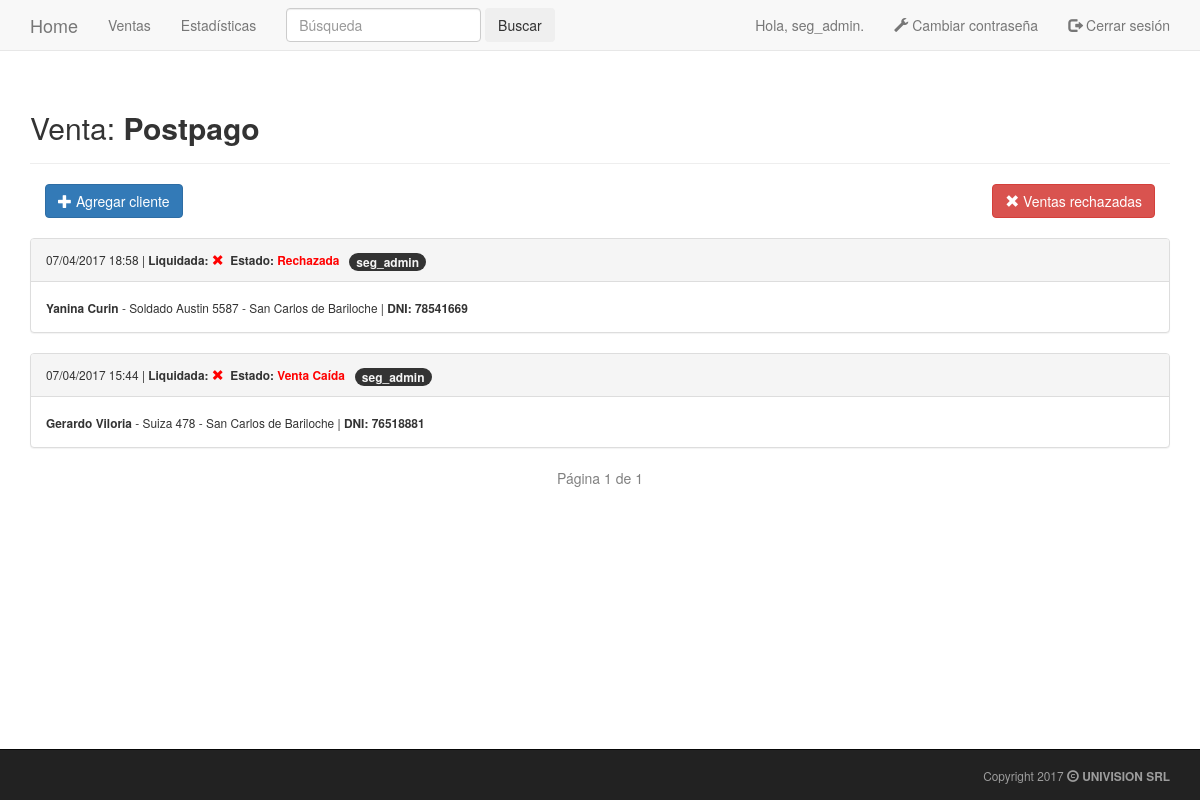
The app's page /venta_caida/2/ (signed in) with its own data.
### seguimientos/models.py (models this page shows, shortened)
class Venta(models.Model):
    text = models.CharField(max_length=100)
    date_added = models.DateTimeField(auto_now_add=True)
    description = models.CharField(max_length=200)
    owner = models.ForeignKey(User)
    def __str__(self):
        return self.text

class VentaNueva(models.Model):
    venta = models.ForeignKey(Venta)
    date_added = models.DateTimeField(auto_now_add=True)
    client = models.IntegerField(unique=True)
    name = models.CharField(max_length=40)
    surname = models.CharField(max_length=50)
    address = models.CharField(max_length=100)
    location = models.CharField(max_length=100)
    PREPAGO = 2
    PLATA = 3
    ORO = 4
    OROHD = 5
    HDPLUS = 10
    PLATINO = 10
    NEXUS = 10
    SERVICE_CHOICES = (
        (PREPAGO, 'Prepago'),
        (PLATA, 'Plata'),
        (ORO, 'Oro'),
        (OROHD, 'Oro HD'),
        (HDPLUS, 'Oro HD Plus'),
        (PLATINO, 'Platino'),
        (NEXUS, 'Nexus'),
    )
    service = models.IntegerField(choices=SERVICE_CHOICES, default=OROHD)
    payment = models.IntegerField(choices=((0, 'TC'), (1, 'Efectivo')), default=0)
    cash_amount = models.IntegerField(default=0)
    mix_amount = models.IntegerField(choices=((0, '0'), (1, '1'), (2, '2'), (3, '3'), (4, '4')), default=0)
    only_amount = models.IntegerField(choices=((0, '0'), (1, '1'), (2, '2'), (3, '3'), (4, '4')), default=0)
    hd_amount = models.IntegerField(choices=((0, '0'), (1, '1')), default=0)
    owner = models.ForeignKey(User)
    paid = models.NullBooleanField()
    payoff = models.BooleanField(default=False)
    sds = models.IntegerField(default=0)
    payoff_date = models.DateTimeField(auto_now=True)
    reason = models.CharField(max_length=100)
    FI = 'Finalizada'
    VC = 'Venta Caída'
    RE = 'Rechazada'
    PR = 'Prospect'
    PE = 'Pendiente'
    STATUS_CHOICES = (
        (FI, 'Finalizada'),
        (VC, 'Venta Caída'),
        (RE, 'Rechazada'),
        (PR, 'Prospect'),
        (PE, 'Pendiente'),
    )
    status = models.CharField(choices=STATUS_CHOICES, max_length=12, default=FI)
    class Meta:
        verbose_name_plural = 'ventas nuevas'

### seguimientos/views.py (the view)
# urls.py: url( r'^venta_caida/(?P<venta_id>\d+)/$', views.venta_caida , name='venta_caida' ) ,
@login_required
def venta_caida(request, venta_id):
    venta = get_object_or_404(Venta, id=venta_id)
    try:
        if request.user.groups.filter( name='Liquidaciones' ).exists():
            paginator = Paginator( venta.ventanueva_set.order_by( 'payoff' , '-date_added' ).exclude(status='Finalizada') , 25 )
            page = request.GET.get( 'page' )
            ventas_nuevas = paginator.page( page )
        else:
            paginator = Paginator( venta.ventanueva_set.order_by( 'payoff' , '-date_added' ).filter( owner=request.user ).exclude(status='Finalizada') , 25 )
            page = request.GET.get( 'page' )
            ventas_nuevas = paginator.page( page )
    except PageNotAnInteger:
        ventas_nuevas = paginator.page( 1 )
    except EmptyPage:
        ventas_nuevas = paginator.page( paginator.num_pages )
    context = {'venta': venta, 'venta_caida': venta_caida, 'ventas_nuevas': ventas_nuevas}
    return render(request, 'seguimientos/venta_caida.html', context)

### seguimientos/templatetags/new_filters.py (called while the page is built)
@register.filter( name='has_group' )
def has_group(user , group_name):
    return user.groups.filter( name=group_name ).exists()

### seguimientos/templates/seguimientos/venta_caida.html (shortened to what this page needs)
{% extends 'seguimientos/base.html' %}
{% load new_filters %}
{% block header %}
    <h2>Venta: <b>{{ venta }}</b></h2>
{% endblock header %}
{% block content %}
		<div class="container-fluid">
			<a href="{% url 'seguimientos:venta_caida' venta.id %}" class="btn btn-danger pull-right">
				<span class="glyphicon glyphicon-remove"></span> Ventas rechazadas</a>
	{% if request.user|has_group:"Liquidaciones" %}
        </div></br>
	{% else %}
			<a href="{% url 'seguimientos:venta_nueva' venta.id %}" class="btn btn-primary">
				<span class="glyphicon glyphicon-plus"></span> Agregar cliente</a>
        </div></br>
	{% endif %}
	{% for venta_nueva in ventas_nuevas %}
		<div class="panel panel-default">
			<div class="panel-heading">
				<small>
					{{ venta_nueva.date_added|date:'d/m/Y H:i' }}  |
					<b>
					Liquidada: {% if venta_nueva.payoff == False %}
						<span style="color:red" class="glyphicon glyphicon-remove"></span>
					{% else %}
						<span style="color:green" class="glyphicon glyphicon-ok"></span>
					{% endif %}
					&nbsp;Estado: {% if venta_nueva.status == 'Rechazada' or venta_nueva.status == 'Venta Caída' or venta_nueva.status == 'Prospect' %}
						<span style="color:red">{{ venta_nueva.status }}</span>
					{% else %}
						<span style="color:green">{{ venta_nueva.status }}</span>
					{% endif %}
					</b>&nbsp;
					<span class="badge">{{ venta_nueva.owner }}</span>
				</small>
			</div>
			<div class="panel-body">
				<small>
				<b>{{ venta_nueva.name }} {{ venta_nueva.surname }}</b> -
				{{ venta_nueva.address }} - {{ venta_nueva.location }} |
				<strong>DNI: {{ venta_nueva.client }}</strong>
				</small>
			</div>
        </div>
	{% empty %}
		No tienes ventas en esta categoría.
	{% endfor %}
        <ul class="pager">
            <span class="current" style="color:grey">
                Página {{ ventas_nuevas.number }} de {{ ventas_nuevas.paginator.num_pages }}
            </span>
        </ul>
{% endblock content %}

### seguimientos/templates/seguimientos/base.html (shortened to what this page needs)
{% load bootstrap3 %}
{% load staticfiles %}
{% load new_filters %}
<!DOCTYPE html>
<html lang="es">
	<head>
		{% bootstrap_css %}
        <link href="https://gitcdn.github.io/bootstrap-toggle/2.2.2/css/bootstrap-toggle.min.css" rel="stylesheet">
	</head>
	<body>
		<nav class="navbar navbar-default navbar-static-top">
			<div class="container">
				<div class="navbar-header">
					<a class="navbar-brand" href="{% url 'seguimientos:index' %}">Home</a>
				</div>
				<div id="navbar" class="navbar-collapse collapse">
					<ul class="nav navbar-nav">
						<li><a href="{% url 'seguimientos:ventas' %}">Ventas</a></li>
					</ul>
					<ul class="nav navbar-nav">
						<li><a href="{% url 'seguimientos:stats' %}">Estadísticas</a></li>
					</ul>
					<form class="navbar-form navbar-left" action="{% url 'watson:search' %}">
    				  <div class="form-group">
    				    <input type="text" class="form-control" placeholder="Búsqueda" name="q" value="{{request.GET.q}}">
    				  </div>
    				  <button type="submit" class="btn btn-basic">Buscar</button>
    				</form>
					<ul class="nav navbar-nav navbar-right">
						{% if user.is_authenticated %}
							<li><a>Hola, {{ user.username }}.</a></li>
                            <li><a href="{% url 'usuarios:password_change' %}">
                                <span class="glyphicon glyphicon-wrench"></span> Cambiar contraseña</a></li>
							<li><a href="{% url 'usuarios:logout' %}">
								<span class="glyphicon glyphicon-log-out"></span> Cerrar sesión</a>
							</li>
						{% else %}
							<li><a href="{% url 'usuarios:login' %}">
								<span class="glyphicon glyphicon-log-in"></span> Iniciar sesión</a>
							</li>
						{% endif %}
					</ul>
				</div>
			</div>
		</nav>
		<div class="container">
			<div class="page-header">
				{% block header %}{% endblock header %}
			</div>
			<div>
				{% block content %}{% endblock content %}
			</div>
		</div>
	</body>
	<footer>
		<div class= "navbar navbar-inner navbar-inverse navbar-fixed-bottom">
			<div class="container-fluid navbar-text pull-right">
                <small>
					{% now "Y" as current_year %}
					Copyright {{ current_year }}
					<span class="glyphicon glyphicon-copyright-mark"></span><b> UNIVISION SRL</b>
                </small>
			</div>
		</div>
	</footer>
</html>

### seguimientos/templates/seguimientos/base.html (style rules this page uses)
body { padding-bottom: 70px; }

### records on screen
Venta: text "Postpago"
VentaNueva: date_added "07/04/2017 18:58", payoff False (drawn), status "Rechazada", owner "seg_admin", name "Yanina", surname "Curin", address "Soldado Austin 5587", location "San Carlos de Bariloche", client "78541669"
VentaNueva: date_added "07/04/2017 15:44", payoff False (drawn), status "Venta Caída", owner "seg_admin", name "Gerardo", surname "Viloria", address "Suiza 478", location "San Carlos de Bariloche", client "76518881"

### other values on screen
{{ user.username }} "seg_admin"
{{ ventas_nuevas.number }} "1"
{{ ventas_nuevas.paginator.num_pages }} "1"
{{ current_year }} "2017"
